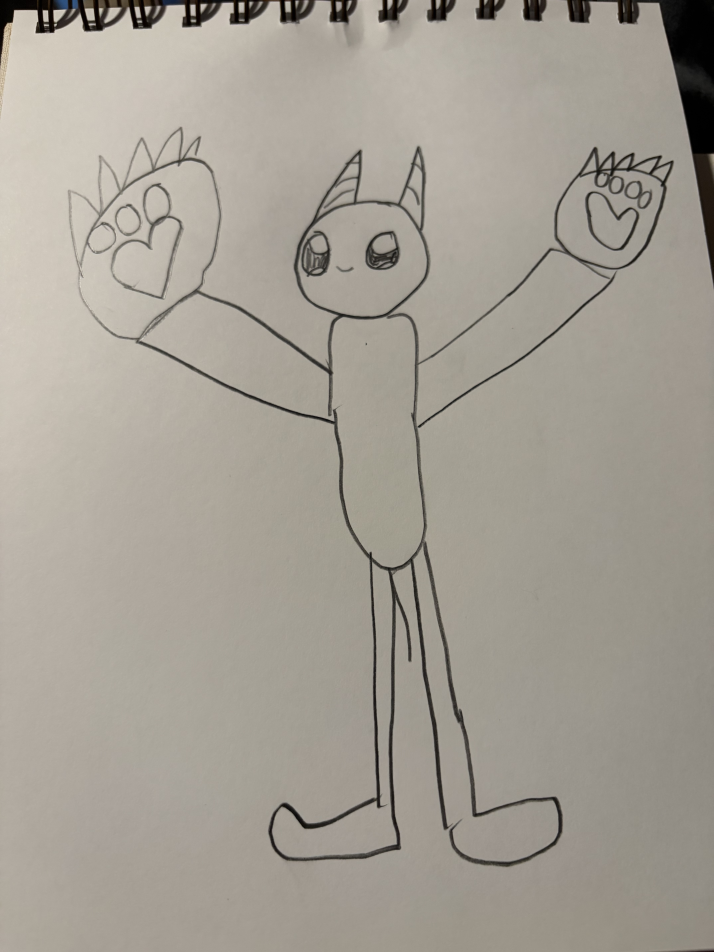
#> input picture assets/characters/drawings/IMG_2876.jpg, 4284 x 5712 px (shown at 1/6 size)
$ python grid.py ../../../assets/characters/drawings/IMG_2876.jpg out.png 1.0
#> lines starting #> are read from the running program, lines starting #| are printed output that depends on the picture
"""A coordinate grid over (part of) a photo, so whoever writes the reading can read positions off it.

    python <this folder>/grid.py <photo> <out.png> [x0 y0 x1 y1] [--size 1000]

x0 y0 x1 y1 are fractions of the photo (default: all of it). Labelled lines every 0.05 (0.01 when zoomed in to
less than a third of the photo). The picture shows the drawing, so write it to scratch, never into Git.
"""
import argparse
import math

from PIL import Image, ImageDraw, ImageOps


def main():
    ap = argparse.ArgumentParser()
    ap.add_argument('photo')
    ap.add_argument('out')
    ap.add_argument('box', nargs='*', type=float)
    ap.add_argument('--size', type=int, default=1000)
    a = ap.parse_args()
    x0, y0, x1, y1 = a.box if len(a.box) == 4 else (0.0, 0.0, 1.0, 1.0)
    im = ImageOps.exif_transpose(Image.open(a.photo)).convert('RGB')
#> im is the input picture: PIL image 4284x5712 RGB; mean R, G, B 163.9, 158.3, 148.1
    w, h = im.size
#> w = 4284; h = 5712
    crop = im.crop((int(w * x0), int(h * y0), int(w * x1), int(h * y1)))
    s = a.size / max(crop.size)
#> s = 0.175
    crop = crop.resize((max(1, int(crop.width * s)), max(1, int(crop.height * s))))
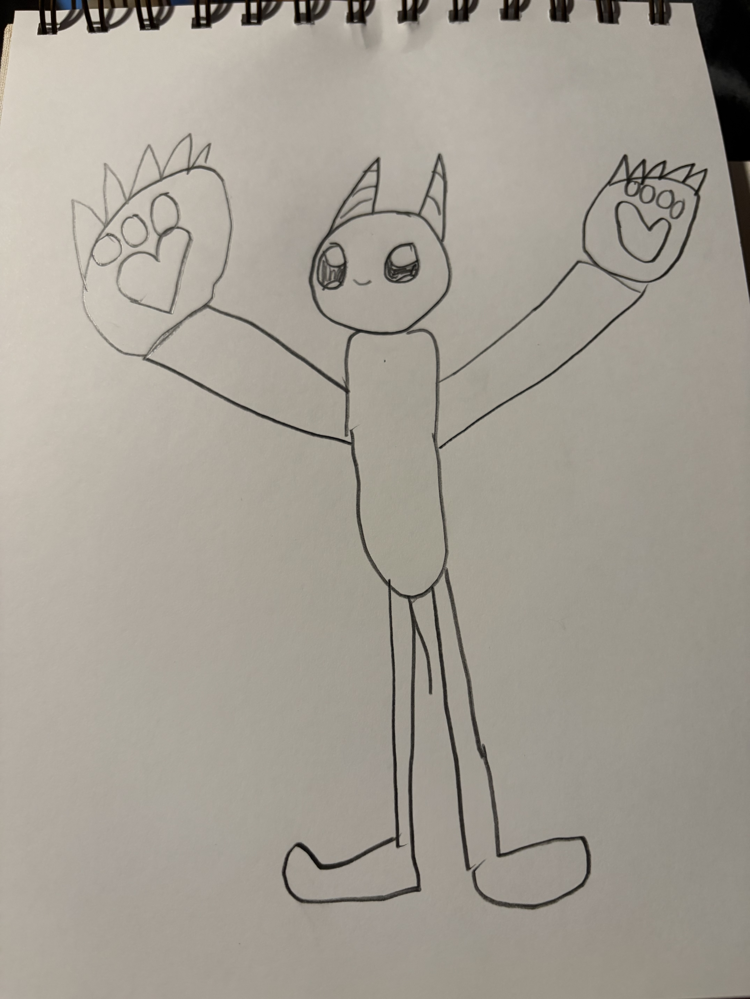
#> crop: PIL image 750x999 RGB; mean R, G, B 163.9, 158.3, 148.1
    d = ImageDraw.Draw(crop)
    step = 0.01 if max(x1 - x0, y1 - y0) < 0.34 else 0.05
    for axis, lo, hi in (('x', x0, x1), ('y', y0, y1)):
        k = math.ceil(lo / step - 1e-9)
        while k * step < hi:
            f = round(k * step, 4)
            major = k % 5 == 0
            if axis == 'x':
                px = (f - x0) * w * s
                d.line([(px, 0), (px, crop.height)], fill=(220, 0, 0) if major else (255, 160, 160), width=1)
                d.text((px + 2, 2), f'{f:.2f}', fill=(200, 0, 0))
            else:
                py = (f - y0) * h * s
                d.line([(0, py), (crop.width, py)], fill=(0, 0, 220) if major else (160, 160, 255), width=1)
                d.text((2, py + 2), f'{f:.2f}', fill=(0, 0, 200))
            k += 1
    crop.save(a.out)
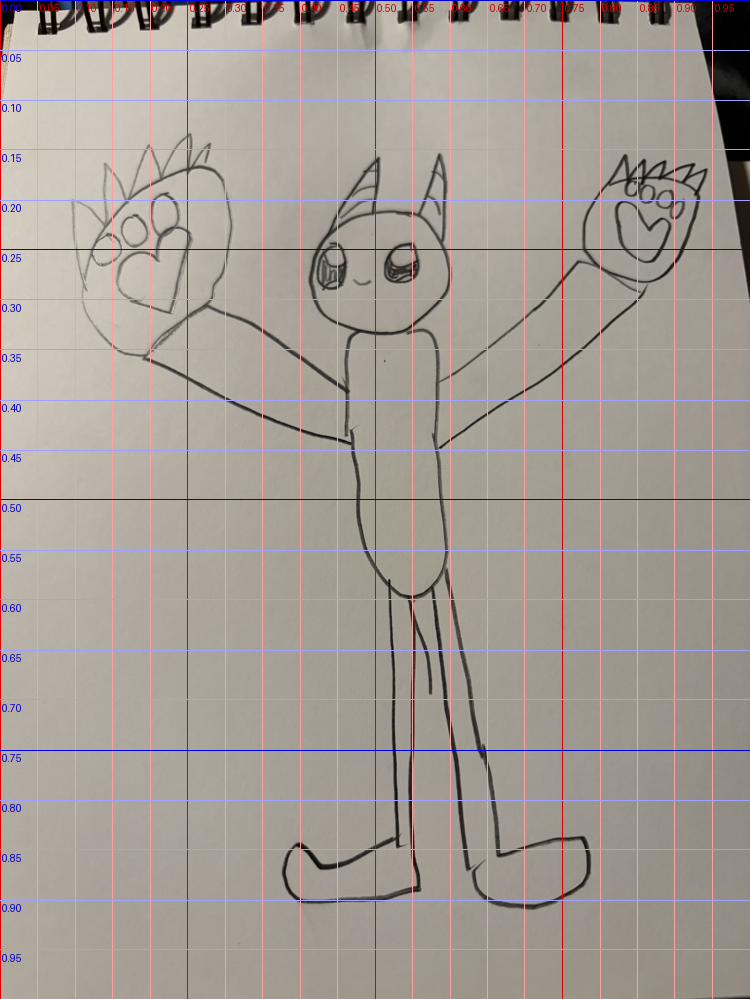
#> saved as out.png: PIL image 750x999 RGB; mean R, G, B 165.3, 156.6, 149.6


if __name__ == '__main__':
    main()
